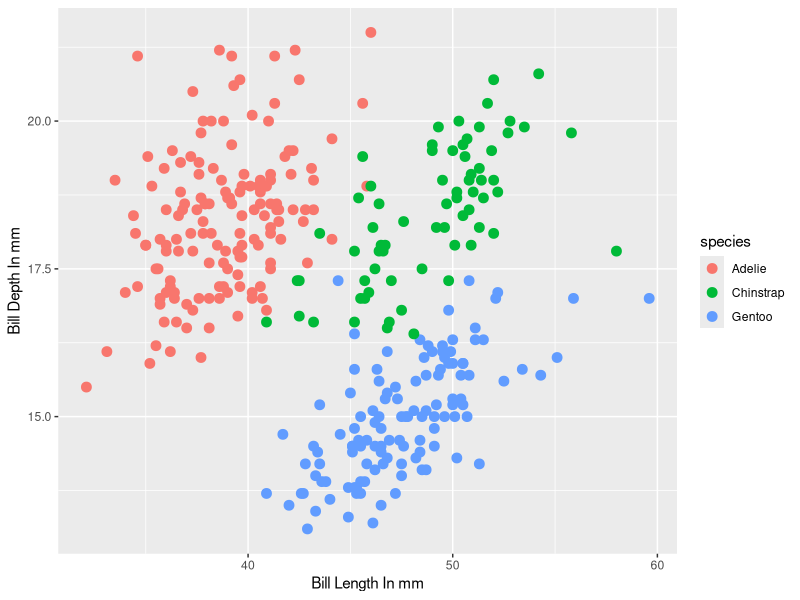

Write R code to recreate this figure.
# Run this to load all necessary libraries
library(tidyverse)
# install.packages("palmerpenguins") # Run this if you can't load the palmerpenguins library 
library(palmerpenguins)
pgs <- penguins %>% drop_na
head(pgs)
pgs %>% 
  ggplot() +
  geom_point(aes(x = bill_length_mm, y = bill_depth_mm, color = species),
             size = 3, alpha = 1) +
  labs(x = "Bill Length In mm",
       y = "Bill Depth In mm",
       color = "species")
